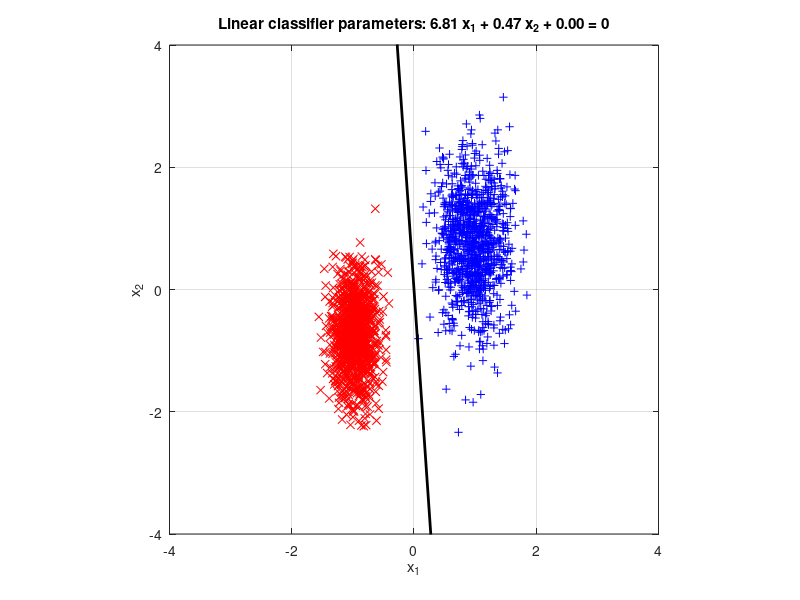

The MATLAB source for this figure:
function demo_perceptron
%DEMO_PERCEPTRON
%
%   A simple demonstration of the perceptron algorithm for training
%   a linear classifier, made as readable as possible for tutorial
%   purposes. It is derived from the treatment of linear learning
%   machines presented in Chapter 2 of "An Introduction to Support
%   Vector Machines" by Nello Cristianini and John Shawe-Taylor.
%
%

    Data  = createTrainingData;
    Model = trainPerceptron( Data );

end
%%%%%%%%%%%%%%%%%%%%%%%%%%%%%%%%%%%%%%%%%%%%%%%%%%%%%%%%%%%%%%%%%%%%%%%%%%%
function Model = trainPerceptron( Data )
%TRAINPERCEPTRON

    DOWN   = 1;
    ACROSS = 2;

    assert( isequal( unique( Data.labels ), [-1; +1] ), ...
        'Labels must be -1 or +1' );

    % ---------------------------------------------------------------------
    % Normalise the data by calculating z-scores
    %
    %   This makes plotting easier, but is not needed by the algorithm.
    %

    sampleMean   = mean( Data.samples );
    sampleStdDev = std(  Data.samples );
    Data.samples = bsxfun( @minus,   Data.samples, sampleMean   );
    Data.samples = bsxfun( @rdivide, Data.samples, sampleStdDev );

    % ---------------------------------------------------------------------
    % Calculate the squared radius of the smallest ball that encloses the
    % data and is centred on the origin. This is used to provide an
    % appropriate range and step size when updating the threshold (bias)
    % parameter.
    %

    sampleSize = size( Data.samples, DOWN );
    maxNorm    = realmin;
    for iObservation = 1:sampleSize
        observationNorm = norm( Data.samples(iObservation,:) );
        if observationNorm > maxNorm
            maxNorm = observationNorm;
        end
    end
    enclosingBallRadius        = maxNorm;
    enclosingBallRadiusSquared = enclosingBallRadius .^ 2;

    % ---------------------------------------------------------------------
    % Define the starting weight vector and bias. These should be zeros,
    % as the algorithm omits a learning rate, and it is suggested in
    % Cristianini & Shawe-Taylor that learning rate may only be omitted
    % safely when the starting weight vector and bias are zero.
    %

    Model.weights = [0.0 0.0];
    Model.bias    = 0.0;

    % ---------------------------------------------------------------------
    % Run the perceptron training algorithm
    %
    %   To prevent program running forever when nonseparable data are
    %   provided, limit the number of steps in the outer loop.
    %

    maxNumSteps = 1000;

    for iStep = 1:maxNumSteps

        isAnyObsMisclassified = false;

        for iObservation = 1:sampleSize;

            inputObservation = Data.samples( iObservation, : );
            desiredLabel     = Data.labels(  iObservation    ); % +1 or -1

            perceptronOutput = sum( Model.weights .* inputObservation, ACROSS ) + Model.bias;
            margin           = desiredLabel * perceptronOutput;

            isCorrectLabel   = margin > 0;

            % -------------------------------------------------------------
            % If the model misclassifies the observation, update the
            % weights and the bias.
            %

            if ~isCorrectLabel

                isAnyObsMisclassified = true;

                weightCorrection = desiredLabel  * inputObservation;
                Model.weights    = Model.weights + weightCorrection;

                biasCorrection   = desiredLabel .* enclosingBallRadiusSquared;
                Model.bias       = Model.bias   + biasCorrection;

                displayPerceptronState( Data, Model );

            end % if this observation misclassified.

        end % loop over observations

        if ~isAnyObsMisclassified
            disp( 'Done!' );
            break;
        end

    end % outer loop

end % TRAINPERCEPTRON
%%%%%%%%%%%%%%%%%%%%%%%%%%%%%%%%%%%%%%%%%%%%%%%%%%%%%%%%%%%%%%%%%%%%%%%%%%%
function Data = createTrainingData
%CREATETRAININGDATA
%
%   Return a structure containing training data suitable for linear
%   classification.
%

    sampleAsize   = 1024;
    sampleBsize   = 1024;

    sampleAmean   = [ 5.5 5.0 ];
    sampleAstdDev = [ 0.5 1.0 ];

    sampleBmean   = [ 2.5 3.0 ];
    sampleBstdDev = [ 0.3 0.7 ];

    Data.samples  = [ normallyDistributedSample( sampleAsize, sampleAmean, sampleAstdDev ); ...
                      normallyDistributedSample( sampleBsize, sampleBmean, sampleBstdDev ) ];

    Data.labels   = [  ones(sampleAsize,1); ...
                      -ones(sampleBsize,1) ];

    % ---------------------------------------------------------------------
    % Randomly permute samples & class labels.
    %
    %   This is not really necessary, but done to illustrate that the order
    %   in which observations are evaluated does not matter.
    %

    randomOrder   = randperm( sampleAsize + sampleBsize );
    Data.samples  = Data.samples( randomOrder, : );
    Data.labels   = Data.labels(  randomOrder, : );

end % CREATETRAININGDATA
%%%%%%%%%%%%%%%%%%%%%%%%%%%%%%%%%%%%%%%%%%%%%%%%%%%%%%%%%%%%%%%%%%%%%%%%%%%
function samples = normallyDistributedSample( sampleSize, sampleMean, sampleStdDev )
%NORMALDISTRIBUTIONSAMPLE
%
%   Draw a sample from a normal distribution with specified mean and
%   standard deviation.
%

    assert(    isequal( size( sampleMean ), size( sampleStdDev ) ) ...
            && 1 == size( sampleMean, 1 ),                         ...
        'Sample mean and standard deviation must be row vectors of equal length.' );

    numFeatures = numel( sampleMean );
    samples     = randn( sampleSize, numFeatures );
    samples     = bsxfun( @times, samples, sampleStdDev );
    samples     = bsxfun( @plus,  samples, sampleMean   );

end % NORMALDISTRIBUTIONSAMPLE
%%%%%%%%%%%%%%%%%%%%%%%%%%%%%%%%%%%%%%%%%%%%%%%%%%%%%%%%%%%%%%%%%%%%%%%%%%%
function displayPerceptronState( Data, Model )
%DISPLAYPERCEPTRONSTATE

    hFig = figure( 1 );
    clf;
    set( hFig,                        ...
        'NumberTitle', 'off',         ...
        'Name',         mfilename,    ...
        'MenuBar',      'none',       ...
        'Color',        [1.0 1.0 1.0] );

    displayXmin = -4;
    displayXmax =  4;
    displayYmin = -4;
    displayYmax =  4;

    hAx = subplot( 1, 1, 1 );
    axis('equal');
    set( hAx,                                  ...
        'Box',      'on',                      ...
        'NextPlot', 'add',                     ...
        'xgrid',    'on',                      ...
        'ygrid',    'on',                      ...
        'xlim',     [displayXmin displayXmax], ... % Bounds suitable for Z-scored data
        'ylim',     [displayYmin displayYmax]  );
    xlabel( 'x_1' );
    ylabel( 'x_2' );

    % ---------------------------------------------------------------------
    % Plot data points from the two classes
    %

    isPositiveClass = Data.labels >  0;
    isNegativeClass = Data.labels <= 0;

    plot( hAx, Data.samples(isPositiveClass,1), Data.samples(isPositiveClass,2), 'b+' );
    plot( hAx, Data.samples(isNegativeClass,1), Data.samples(isNegativeClass,2), 'rx' );

    % ---------------------------------------------------------------------
    % Display parameters for separating hyperplane in title
    %

    xWeight   = Model.weights(1);
    yWeight   = Model.weights(2);
    bias      = Model.bias;

    szTitle   = sprintf( 'Linear classifier parameters: %0.2f x_1 + %0.2f x_2 + %0.2f = 0', xWeight, yWeight, bias );
    title( szTitle );

    % ---------------------------------------------------------------------
    % Plot separating hyperplane
    %

    y1 = ( (xWeight*displayXmin) + bias ) ./ -yWeight;
    y2 = ( (xWeight*displayXmax) + bias ) ./ -yWeight;

    plot( hAx, [displayXmin; displayXmax], [y1, y2], 'k-', 'linewidth', 2 );

    pause(0.1);

end % DISPLAYPERCEPTRONSTATE
